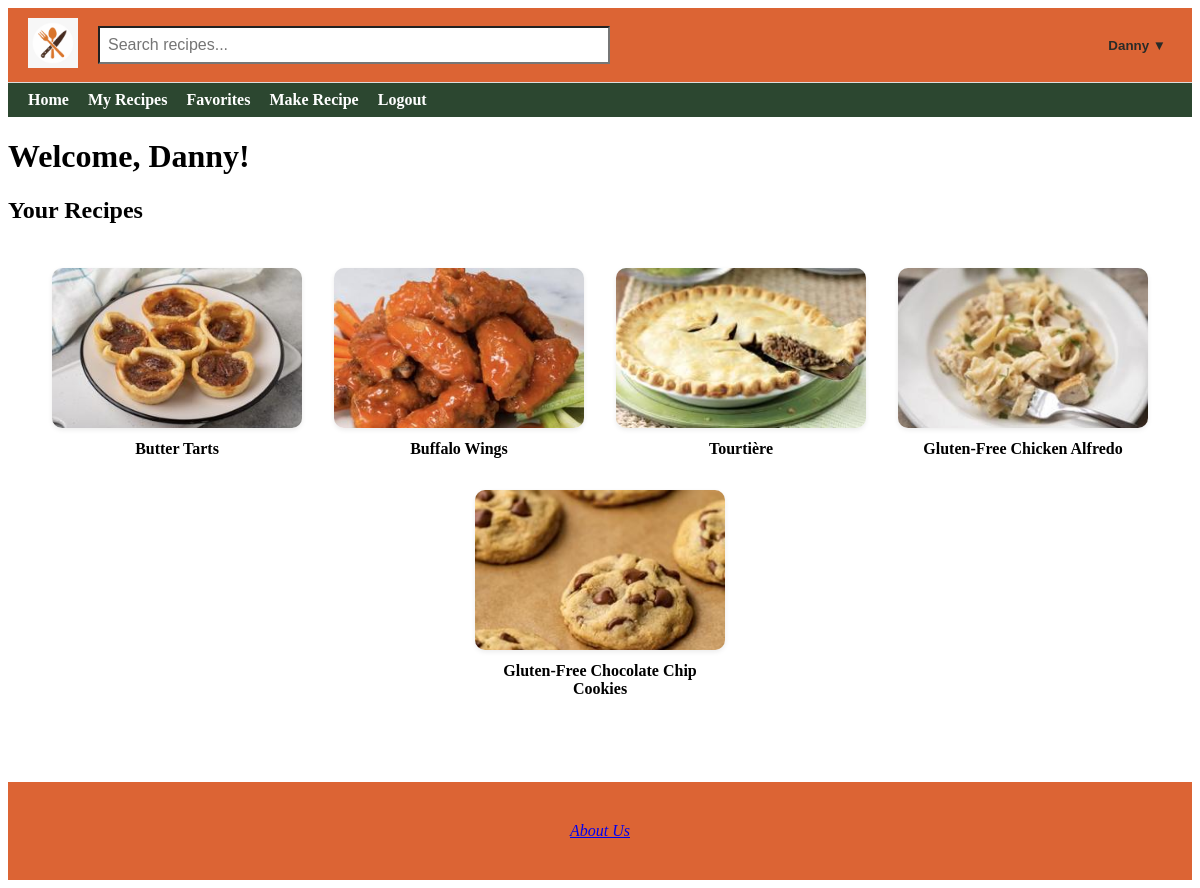
Screenshot of /recipes (signed in) with the database file from the repository.
### app/models.py (models this page shows, shortened)
class User(db.Model, UserMixin):
    id = db.Column(db.Integer, primary_key=True)  # Unique user ID
    username = db.Column(db.String(20), unique=True, nullable=False)  # Username
    email = db.Column(db.String(120), unique=True, nullable=False)  # Email address
    password = db.Column(db.String(60), nullable=False)  # Hashed password
    recipes = db.relationship('Recipe', backref='author', lazy=True, overlaps="user,user_recipes")
    profile = db.relationship('Profile', backref='user', uselist=False)  # Relationship to profile (one-to-one)
    favorites = db.relationship(
        'Recipe',
        secondary=favorites,
        backref=db.backref('favorited_by', lazy='dynamic'),
        lazy='dynamic'
    )

class Recipe(db.Model):
    id = db.Column(db.Integer, primary_key=True)
    title = db.Column(db.String(100), nullable=False)
    description = db.Column(db.Text, nullable=False)
    ingredients = db.Column(db.Text, nullable=True)
    instructions = db.Column(db.Text, nullable=True)
    image_filename = db.Column(db.String(120), nullable=True)
    created = db.Column(db.DateTime, default=get_local_time)
    user_id = db.Column(db.Integer, db.ForeignKey('user.id'), nullable=False)
    rating_sum = db.Column(db.Integer, default=0)
    rating_count = db.Column(db.Integer, default=0)
    user = db.relationship('User', backref=db.backref('user_recipes', lazy=True), overlaps="author,recipes")
    comments = db.relationship('Comment', backref=db.backref('recipe', lazy=True)) #Relationship to comments (one-to-many)
    tags = db.relationship(
        'Tag',
        secondary=recipe_tags,
        backref=db.backref('recipes', lazy='dynamic'),
        lazy='dynamic'
    )

### app/routes.py (the view)
@app.route('/recipes')
@login_required
def recipes():
    recipes = Recipe.query.filter_by(user_id=current_user.id).all()
    missing_images_count = sum(1 for r in recipes if not r.image_filename)
    placeholder_colors = get_placeholder_colors(missing_images_count)
    return render_template('recipes.html', recipes=recipes, name=current_user.username, placeholder_colors=placeholder_colors)

### app/routes.py (called while the page is built)
def get_placeholder_colors(count):
    colors = [
        "#FF6B6B", "#6BCB77", "#4D96FF", "#FFC75F",
        "#F9F871", "#A393EB", "#FF9671", "#00C9A7",
        "#D65DB1", "#845EC2"
    ]
    random.shuffle(colors)
    return colors[:count]

@login_manager.user_loader
def load_user(user_id):
    return User.query.get(int(user_id))

@app.context_processor
def inject_user():
    return dict(current_user=current_user)

### app/templates/recipes.html (shortened to what this page needs)
{% extends "base.html" %}
{% block content %}
<h1>Welcome, {{ name }}!</h1>
<h2>Your Recipes</h2>
{% set colors = ['#FF6B6B', '#6BCB77', '#4D96FF', '#FFC75F', '#F9F871', '#A393EB', '#FF9671', '#00C9A7', '#D65DB1', '#845EC2'] %}
<div class="recipe-grid">
    {% for recipe in recipes %}
        {% set has_image = recipe.image_filename is not none %}
        {% set color = colors[recipe.id % colors|length] %}
        <a href="{{ url_for('recipe_details', id=recipe.id) }}"
           class="recipe-card {% if has_image %}has-image{% endif %}">
            <div class="recipe-card-box"
                 style="background-color: {% if not has_image %}{{ color }}{% else %}transparent{% endif %};">
                {% if has_image %}
                    <img src="{{ url_for('static', filename='uploads/' + recipe.image_filename) }}"
                         alt="{{ recipe.title }}">
                {% endif %}
            </div>
            <div class="recipe-title">{{ recipe.title }}</div>
        </a>
    {% endfor %}
</div>
{% endblock %}

### app/templates/base.html (shortened to what this page needs)
<!DOCTYPE html>
<html lang="en">
<head>
</head>
<body>
    <div class="top-navbar">
        <div class="logo">
            <a href="{{ url_for('home') }}">
                <img src="{{ url_for('static', filename='uploads/spoon2.png') }}" alt="Recipe App Logo">
            </a>
        </div>
        <div class="search-bar">
            <form action="{{ url_for('visitor_recipes') }}" method="get">
                <input type="text" name="q" placeholder="Search recipes...">
            </form>
        </div>
        <div class="login-link">
            {% if current_user.is_authenticated %}
                <div class="dropdown">
                    <button class="dropdown-toggle">{{ current_user.username }} ▼</button>
                </div>
            {% elif session.get('visitor_email') %}
                <a href="{{ url_for('logout') }}">Exit Visitor Mode</a>
            {% else %}
                <a href="{{ url_for('login') }}">Login</a>
            {% endif %}
        </div>
    </div>
    <div class="bottom-navbar">
    <a href="{{ url_for('home') }}" {% if request.endpoint == 'home' %}class="active"{% endif %}>Home</a>
    {% if current_user.is_authenticated %}
        <a href="{{ url_for('recipes') }}" {% if request.endpoint == 'recipes' %}class="active"{% endif %}>My Recipes</a>
        <a href="{{ url_for('view_favorites') }}" {% if request.endpoint == 'view_favorites' %}class="active"{% endif %}>Favorites</a>
        <a href="{{ url_for('make_recipe') }}" {% if request.endpoint == 'make_recipe' %}class="active"{% endif %}>Make Recipe</a>
        <a href="{{ url_for('logout') }}">Logout</a>
    {% elif session.get('visitor_email') %}
        <a href="{{ url_for('visitor_recipes') }}" {% if request.endpoint == 'visitor_recipes' %}class="active"{% endif %}>Visitor Recipes</a>
        <a href="{{ url_for('logout') }}">Exit Visitor Mode</a>
    {% else %}
        <a href="{{ url_for('login') }}" {% if request.endpoint == 'login' %}class="active"{% endif %}>Login</a>
        <a href="{{ url_for('register') }}" {% if request.endpoint == 'register' %}class="active"{% endif %}>Register</a>
    {% endif %}
    </div>
    {% block content %}{% endblock %}
    <footer>
    <a href="{{ url_for('about_us') }}">About Us</a>
</footer>
</body>
</html>

### app/templates/base.html (style rules this page uses)
.top-navbar { display: flex; align-items: center; justify-content: space-between; padding: 10px 20px; background-color: #dc6434; border-bottom: 1px solid #ddd; }
.top-navbar .logo img { height: 50px; }
.top-navbar .search-bar { flex: 1; margin: 0 20px; }
.top-navbar .search-bar input[type="text"] { width: 50%; padding: 8px; font-size: 16px; background-color: #ffffff }
.bottom-navbar { background-color: #2c4730; padding: 8px 20px; }
.bottom-navbar a { margin-right: 15px; text-decoration: none; font-weight: bold; color: #ffffff; }
footer { margin-top: 60px; padding: 40px 20px; text-align: center; background-color: #dc6434; color: #fbdb92; font-style: italic; }
.dropdown { position: relative; display: inline-block; }
.dropdown-toggle { background: none; border: none; font-weight: bold; cursor: pointer; color: #282B28; }

### app/templates/recipes.html (style rules this page uses)
.recipe-grid { display: flex; flex-wrap: wrap; justify-content: center; gap: 32px; padding: 24px; max-width: 1200px; margin: 0 auto; }
.recipe-card { width: 250px; text-decoration: none; color: inherit; display: flex; flex-direction: column; align-items: center; }
.recipe-card-box { width: 100%; height: 160px; border-radius: 10px; overflow: hidden; box-shadow: 0 2px 5px rgba(0, 0, 0, 0.08); transition: transform 0.2s ease, box-shadow 0.2s ease; }
.recipe-card img { width: 100%; height: 100%; object-fit: cover; display: block; }
.recipe-title { margin-top: 12px; font-weight: bold; font-size: 1em; text-align: center; }

### rows the page displays
User: username "Danny"
Recipe: image_filename (picture), title "Butter Tarts"
Recipe: image_filename (picture), title "Buffalo Wings"
Recipe: image_filename (picture), title "Tourtière"
Recipe: image_filename (picture), title "Gluten-Free Chicken Alfredo"
Recipe: image_filename (picture), title "Gluten-Free Chocolate Chip Cookies"
